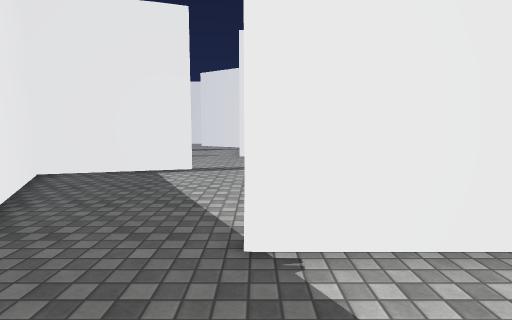
view 1 (above)

23 first-person views from a walk through a Unity game level. The camera is 1.4 m above the floor, tilts 6° down and sees 80° across. The floor is counted in squares, 1 m on a side. Each view is taken from the middle of a square. On the plan, view 1 faces up. The plan holds only what a view shows up to about 14 squares ahead; the rest is blank. The place goes on beyond the plan. The player character is not drawn. Surface patterns are stand-ins for the level's own textures.

view 2
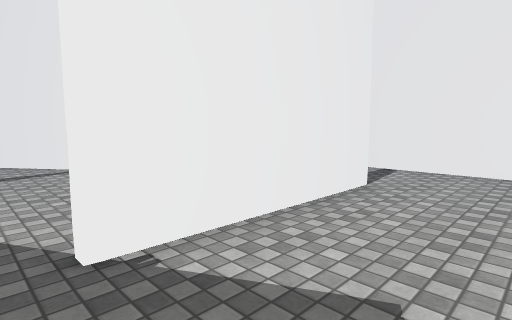

view 3
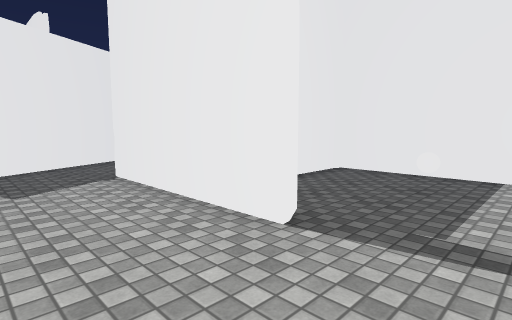

view 4
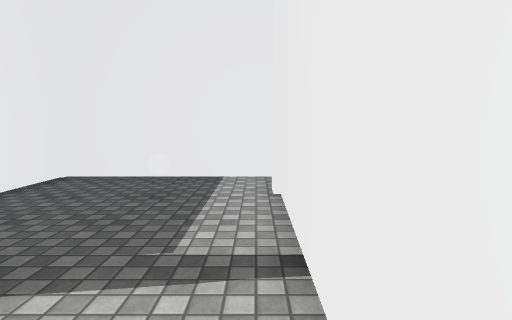

view 5
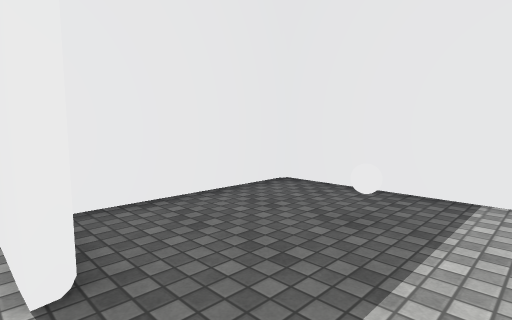

view 6
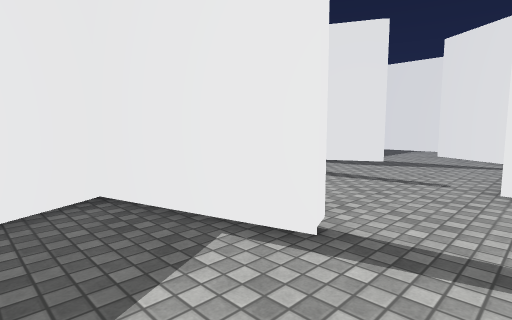

view 7
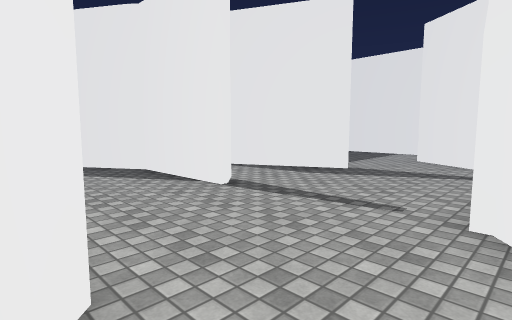

view 8
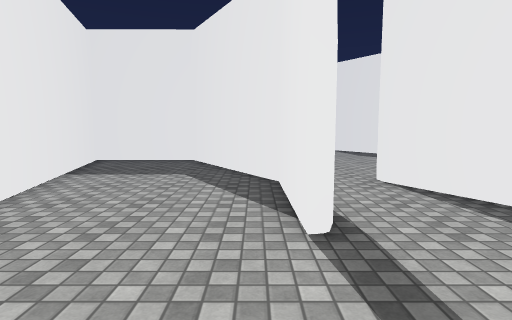

view 9
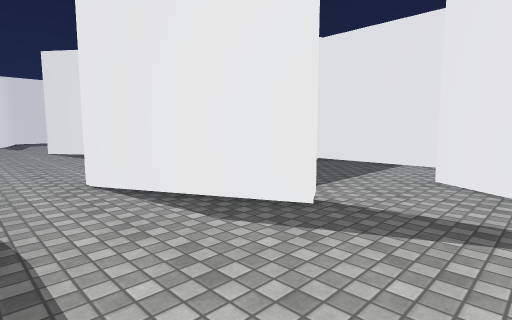

view 10
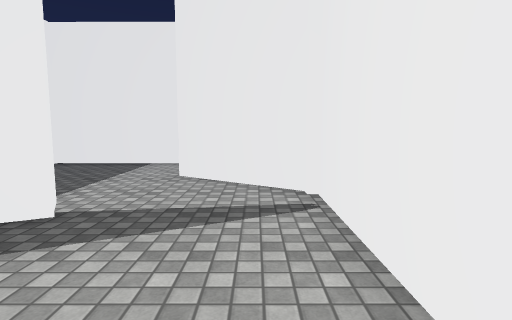

view 11
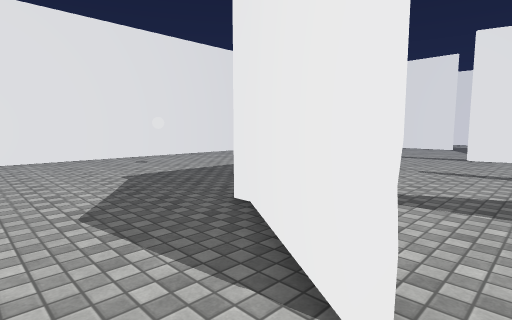

view 12
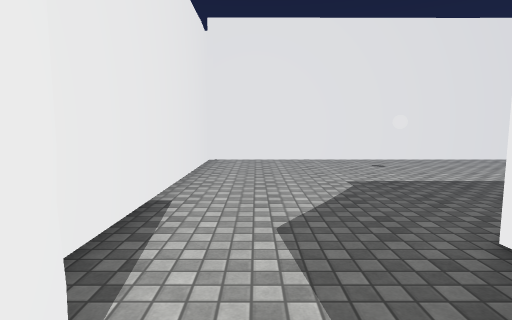

view 13
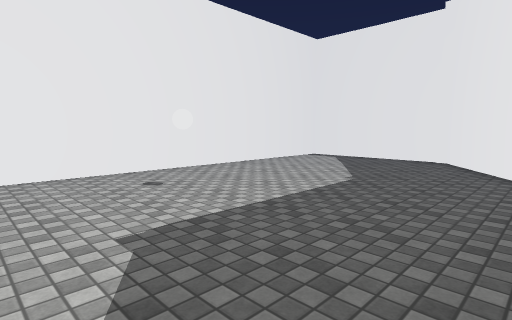

view 14
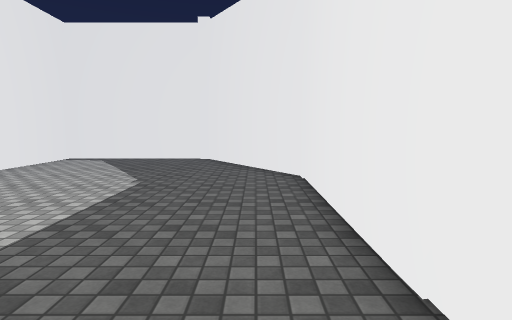

view 15
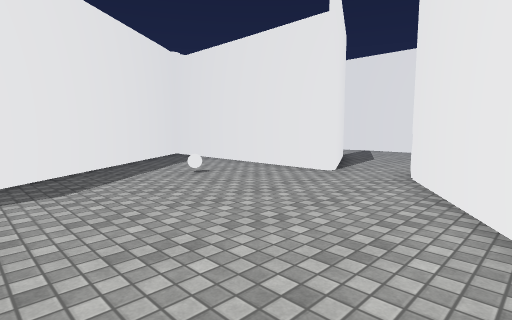

view 16
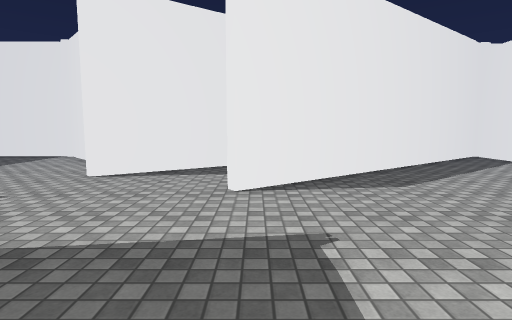

view 17
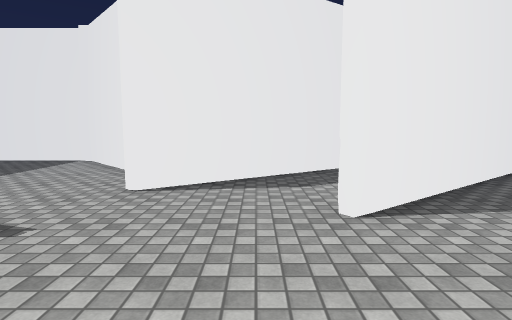

view 18
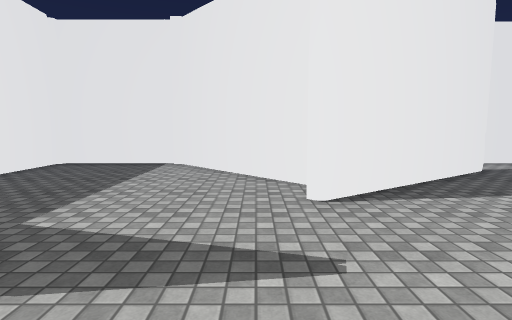

view 19
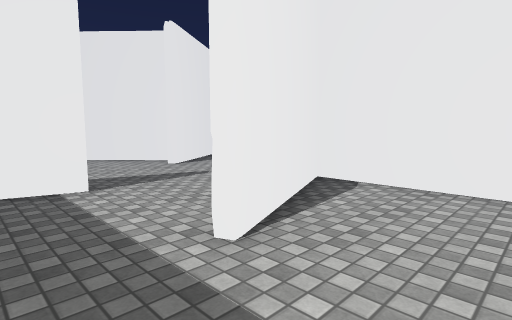

view 20
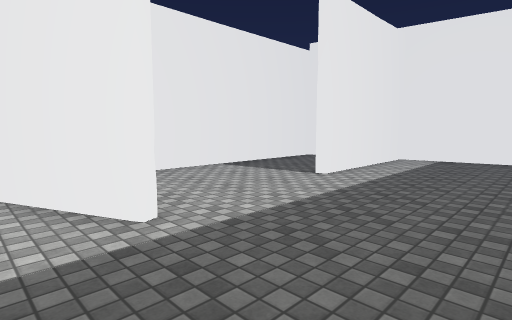

view 21
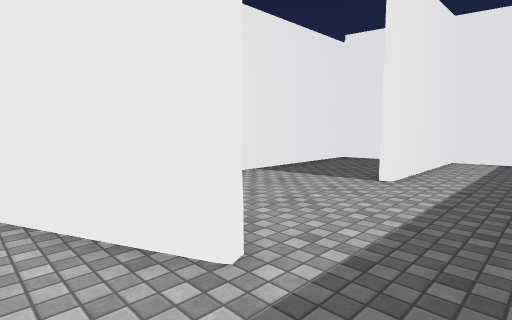

view 22
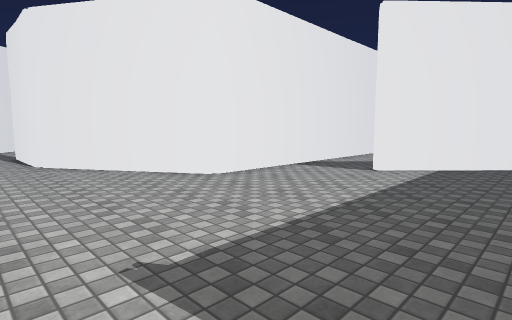

view 23
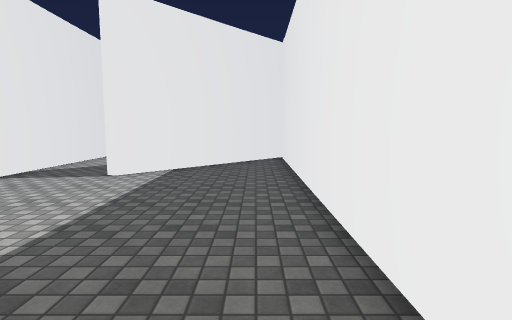

### Floor plan
Key: @ floor where view 1 was taken; # wall or solid block; . floor; O other object.
Columns run from 34 left of view 1 to 10 right of it. Each row starts with its distance up from view 1.
 27 #####           ##      #####################
 26 .....O         ..     #.#.....  ............#
 25 .....OO       O.    ###.#...................#
 24 ......OO    OOO.   ##...# ....O.............#
 23 .......OO  OO..   ##....#  ....OO...........#
 22  .......OOOO..  ###.....#  .....OO..........#
 21   ......OO.... ##.......#   .....##.........#
 20   ............##....O...#   OO....#.........#
 19    ..........##.........# OOO.....#.........#
 18    O....................#OO.......#.........#
 17    .O.............................#.........#
 16   ................................#.........#
 15 . ......OO#.............#####.....O.........#
 14   ....OOO.#...........OOO.........O.........#
 13  ....OO...#..........OO............O........#
 12 ..........#........OOO.............OO.......#
 11 ..........#........#................OO......#
 10 ..........#........#.........###.... ########
  9 ..........#........#.....#####...... #......#
  8  .........#........#..####  #....... #......#
  7  ....#....#....O...####     #....... #...O..#
  6  ....#....#...OO...#        ##.....  #......#
  5  ....#....#..OO ...#         #.....  #......#
  4  ....# ...#.OO   ..#         ##....  #......#
  3  ....# ...#OO     .#          #...#######...#
  2  ....#  . #O      .#          ##............#
  1  ....#  # O                    ##...........#
  0  #####                           .@ .....  .

Where each view was taken, in squares from view 1:
view 1: 0 up, 0 right, facing up
view 2: 0 up, 1 left, facing up-right
view 3: 0 up, 9 right, facing up-left
view 4: 1 up, 9 right, facing up
view 5: 3 up, 9 right, facing up-left
view 6: 7 up, 0 right, facing up-left
view 7: 10 up, 0 right, facing up-left
view 8: 14 up, 2 left, facing left
view 9: 15 up, 2 left, facing up-left
view 10: 15 up, 2 left, facing up
view 11: 26 up, 5 left, facing down-right
view 12: 25 up, 4 left, facing right
view 13: 24 up, 0 right, facing down-right
view 14: 24 up, 1 right, facing down
view 15: 12 up, 19 left, facing up-right
view 16: 12 up, 21 left, facing up
view 17: 14 up, 23 left, facing up
view 18: 15 up, 27 left, facing up
view 19: 10 up, 32 left, facing up-right
view 20: 15 up, 34 left, facing down-right
view 21: 15 up, 32 left, facing down-right
view 22: 17 up, 23 left, facing down-right
view 23: 16 up, 23 left, facing down
